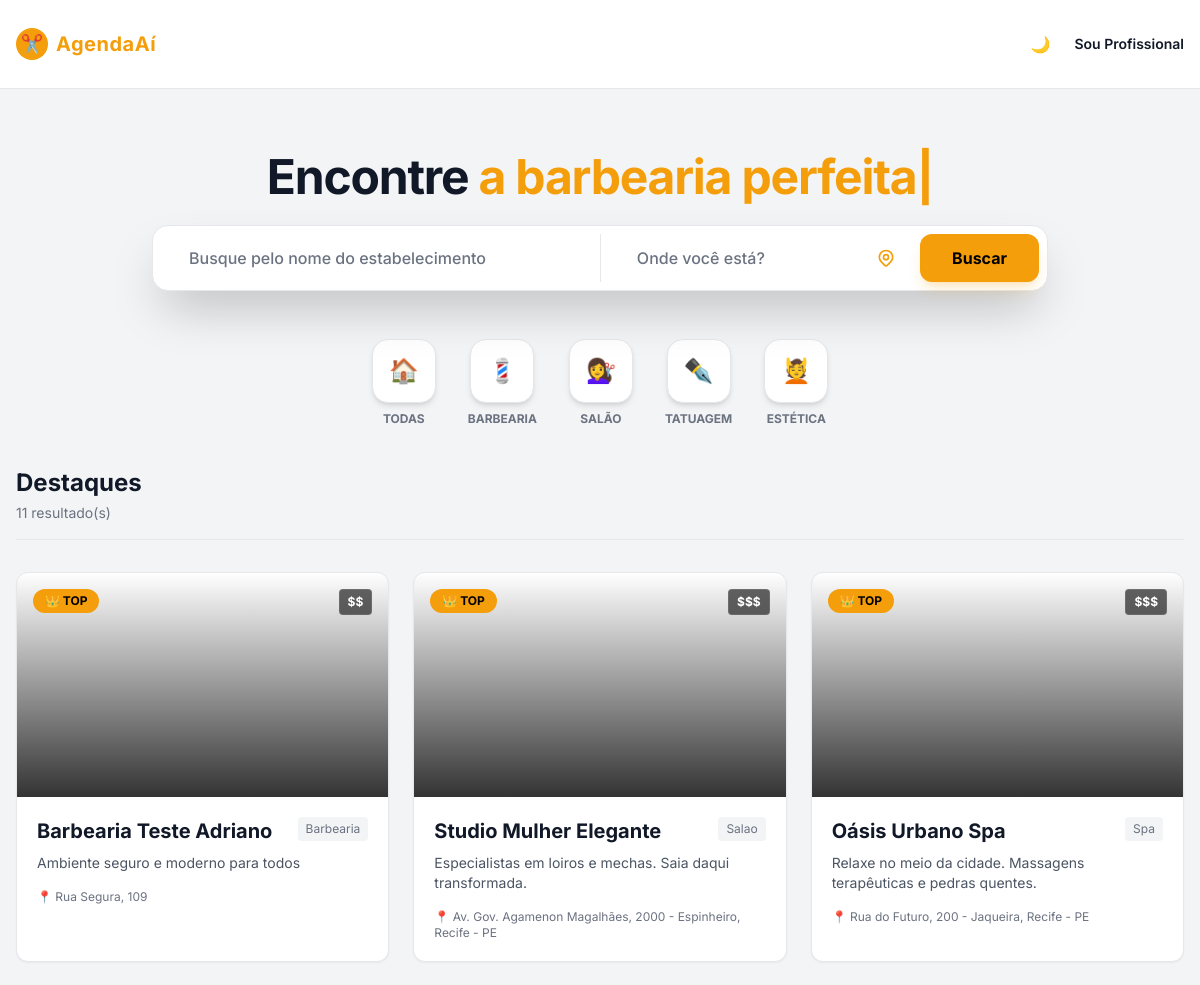
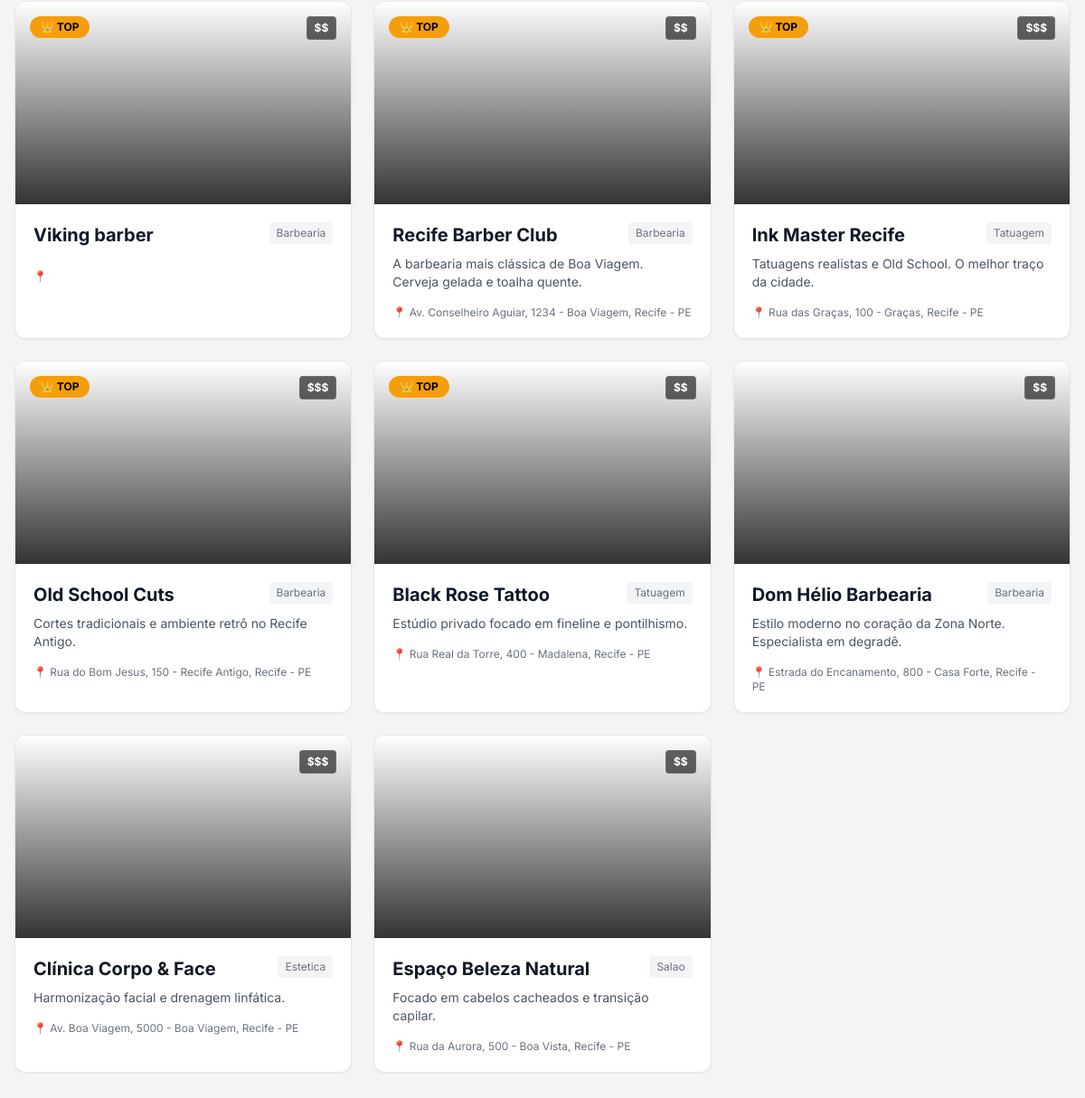
The page / on the database its author committed (2 pictures, top to bottom).
### tables this page shows
CREATE TABLE `estabelecimentos` (
  `id` int(11) NOT NULL,
  `nome_fantasia` varchar(100) NOT NULL,
  `descricao_curta` varchar(255) DEFAULT NULL,
  `endereco` varchar(255) DEFAULT NULL,
  `telefone` varchar(20) DEFAULT NULL,
  `foto_capa` varchar(500) DEFAULT NULL,
  `avaliacao` decimal(2,1) DEFAULT 5.0,
  `qtd_avaliacoes` int(11) DEFAULT 0,
  `faixa_preco` enum('$','$$','$$$') DEFAULT '$$',
  `tags` varchar(255) DEFAULT NULL,
  `status_conta` enum('ativo','suspenso','inadimplente') DEFAULT 'ativo',
  `data_vencimento` date NOT NULL,
  `criado_em` timestamp NOT NULL DEFAULT current_timestamp(),
  `categoria` enum('barbearia','salao','estetica','tatuagem','spa') DEFAULT 'barbearia',
  `horario_abertura` time DEFAULT '09:00:00',
  `horario_fechamento` time DEFAULT '19:00:00',
  `dias_funcionamento` varchar(255) DEFAULT '["1","2","3","4","5","6"]',
  `horario_almoco_inicio` time DEFAULT NULL,
  `horario_almoco_fim` time DEFAULT NULL
);

### includes/functions.php (called while the page is built, shortened)
<?php
function e($string) {
    return htmlspecialchars($string ?? '', ENT_QUOTES, 'UTF-8');
}
?>

### index.php (the view, shortened to what this page needs)
<?php
require_once 'config/database.php';
require_once 'includes/functions.php';
$busca = filter_input(INPUT_GET, 'q', FILTER_SANITIZE_SPECIAL_CHARS);
$local = filter_input(INPUT_GET, 'loc', FILTER_SANITIZE_SPECIAL_CHARS);
$categoria = filter_input(INPUT_GET, 'cat', FILTER_SANITIZE_SPECIAL_CHARS);
$sql = "SELECT * FROM estabelecimentos WHERE status_conta = 'ativo'";
$params = [];
$sql .= " ORDER BY avaliacao DESC";
try {
    $stmt = $pdo->prepare($sql);
    $stmt->execute($params);
    $lojas = $stmt->fetchAll();
} catch (PDOException $e) {
    die("Erro na consulta: " . $e->getMessage());
}
?>
<!DOCTYPE html>
<html lang="pt-br" class="dark">
<head>
    <script src="https://cdn.tailwindcss.com"></script>
</head>
<body class="bg-light-bg text-gray-900 dark:bg-dark-bg dark:text-white font-sans selection:bg-gold selection:text-black transition-colors duration-300">
    <nav class="w-full py-6 px-4 border-b border-light-border dark:border-dark-border/50 bg-light-surface dark:bg-dark-bg sticky top-0 z-50">
        <div class="max-w-7xl mx-auto flex justify-between items-center">
            <a href="index.php" class="flex items-center gap-2">
                <div class="bg-gold text-black w-8 h-8 flex items-center justify-center rounded-full font-bold text-lg">✂️</div>
                <span class="text-gold text-xl font-bold tracking-wide">AgendaAí</span>
            </a>
            <div class="flex items-center gap-4">
                <button id="theme-toggle" class="p-2 rounded-full hover:bg-gray-200 dark:hover:bg-gray-800 transition">
                    <span id="theme-icon">☀️</span>
                </button>
                <a href="login.php" class="text-sm font-semibold hover:text-gold transition">Sou Profissional</a>
            </div>
        </div>
    </nav>
    <div class="w-full flex flex-col items-center pt-16 pb-10 px-4 text-center">
        <h1 class="text-4xl md:text-5xl font-bold mb-6 tracking-tight h-20 md:h-auto">
            Encontre <span id="typewriter" class="text-gold"></span><span class="cursor-blink text-gold">|</span>
        </h1>
        <form action="index.php" method="GET" class="w-full max-w-4xl bg-white dark:bg-dark-surface border border-gray-200 dark:border-dark-border rounded-2xl p-2 flex flex-col md:flex-row gap-2 shadow-2xl dark:shadow-black/50 relative z-10">
            <div class="flex-[1.5] flex items-center px-4 py-3 bg-transparent md:border-r border-gray-200 dark:border-dark-border">
                <input type="text" name="q" value="<?= htmlspecialchars($busca ?? '') ?>"
                       placeholder="Busque pelo nome do estabelecimento"
                       class="w-full bg-transparent focus:outline-none placeholder-gray-500 font-medium">
            </div>
            <div class="flex-1 flex items-center px-4 py-3 bg-transparent relative">
                <input type="text" name="loc" id="location-input" value="<?= htmlspecialchars($local ?? '') ?>"
                       placeholder="Onde você está?"
                       class="w-full bg-transparent focus:outline-none placeholder-gray-500 font-medium pr-8">
                <button type="button" onclick="getLocation()" title="Usar localização" class="absolute right-2 p-2 text-gold hover:bg-gray-800 rounded-full transition group">
                </button>
            </div>
            <button type="submit" class="bg-gold text-black font-bold px-8 py-3 rounded-xl hover:bg-yellow-400 transition shadow-lg shadow-gold/20">
                Buscar
            </button>
        </form>
        <div class="mt-12 w-full max-w-4xl overflow-x-auto no-scrollbar">
            <div class="flex justify-start md:justify-center gap-4 md:gap-8 px-4 min-w-max">
                <a href="index.php" class="flex flex-col items-center gap-2 group cursor-pointer">
                    <div class="w-16 h-16 rounded-2xl bg-white dark:bg-dark-surface border border-gray-200 dark:border-dark-border flex items-center justify-center text-2xl group-hover:border-gold group-hover:scale-110 transition-all shadow-md">🏠</div>
                    <span class="text-xs font-bold text-gray-500 group-hover:text-gold uppercase">Todas</span>
                </a>
                <a href="index.php?cat=barbearia" class="flex flex-col items-center gap-2 group cursor-pointer">
                    <div class="w-16 h-16 rounded-2xl bg-white dark:bg-dark-surface border border-gray-200 dark:border-dark-border flex items-center justify-center text-2xl group-hover:border-gold group-hover:scale-110 transition-all shadow-md <?= $categoria == 'barbearia' ? 'border-gold ring-2 ring-gold/20' : '' ?>">💈</div>
                    <span class="text-xs font-bold text-gray-500 group-hover:text-gold uppercase">Barbearia</span>
                </a>
                <a href="index.php?cat=salao" class="flex flex-col items-center gap-2 group cursor-pointer">
                    <div class="w-16 h-16 rounded-2xl bg-white dark:bg-dark-surface border border-gray-200 dark:border-dark-border flex items-center justify-center text-2xl group-hover:border-gold group-hover:scale-110 transition-all shadow-md <?= $categoria == 'salao' ? 'border-gold ring-2 ring-gold/20' : '' ?>">💇‍♀️</div>
                    <span class="text-xs font-bold text-gray-500 group-hover:text-gold uppercase">Salão</span>
                </a>
                <a href="index.php?cat=tatuagem" class="flex flex-col items-center gap-2 group cursor-pointer">
                    <div class="w-16 h-16 rounded-2xl bg-white dark:bg-dark-surface border border-gray-200 dark:border-dark-border flex items-center justify-center text-2xl group-hover:border-gold group-hover:scale-110 transition-all shadow-md <?= $categoria == 'tatuagem' ? 'border-gold ring-2 ring-gold/20' : '' ?>">✒️</div>
                    <span class="text-xs font-bold text-gray-500 group-hover:text-gold uppercase">Tatuagem</span>
                </a>
                <a href="index.php?cat=estetica" class="flex flex-col items-center gap-2 group cursor-pointer">
                    <div class="w-16 h-16 rounded-2xl bg-white dark:bg-dark-surface border border-gray-200 dark:border-dark-border flex items-center justify-center text-2xl group-hover:border-gold group-hover:scale-110 transition-all shadow-md <?= $categoria == 'estetica' ? 'border-gold ring-2 ring-gold/20' : '' ?>">💆</div>
                    <span class="text-xs font-bold text-gray-500 group-hover:text-gold uppercase">Estética</span>
                </a>
            </div>
        </div>
    </div>
    <div class="max-w-7xl mx-auto px-4 pb-20">
        <div class="flex items-end justify-between mb-8 border-b border-gray-200 dark:border-dark-border pb-4">
            <div>
                <h2 class="text-2xl font-bold text-gray-900 dark:text-white">
                    <?= $categoria ? ucfirst($categoria) . 's' : 'Destaques' ?>
                </h2>
                <p class="text-gray-500 text-sm mt-1">
                    <?= count($lojas) ?> resultado(s) <?= $local ? "perto de <strong>$local</strong>" : "" ?>
                </p>
            </div>
        </div>
        <?php if (count($lojas) == 0): ?>
            <div class="text-center py-20">
                <p class="text-4xl mb-4">😢</p>
                <p class="text-gray-500">Nada encontrado.</p>
                <a href="index.php" class="text-gold hover:underline">Limpar filtros</a>
            </div>
        <?php else: ?>
            <div class="grid grid-cols-1 md:grid-cols-2 lg:grid-cols-3 gap-6">
                <?php foreach ($lojas as $loja): ?>
                <a href="perfil.php?id=<?= $loja['id'] ?>" class="group block bg-white dark:bg-dark-surface rounded-xl overflow-hidden border border-gray-200 dark:border-dark-border hover:border-gold dark:hover:border-gold transition-all duration-300 shadow-sm hover:shadow-xl hover:-translate-y-1">
                    <div class="h-56 w-full bg-cover bg-center relative" style="background-image: url('<?= empty($loja['foto_capa']) ? 'assets/img/default.jpg' : $loja['foto_capa'] ?>');">
                        <div class="absolute inset-0 bg-gradient-to-t from-black/80 to-transparent"></div>
                        <div class="absolute top-4 right-4 bg-black/60 backdrop-blur-md text-white text-xs font-bold px-2 py-1 rounded border border-white/10"><?= $loja['faixa_preco'] ?></div>
                        <?php if($loja['avaliacao'] >= 4.8): ?><div class="absolute top-4 left-4 bg-gold text-black text-xs font-bold px-3 py-1 rounded-full uppercase">👑 Top</div><?php endif; ?>
                    </div>
                    <div class="p-5">
                        <div class="flex justify-between items-start">
                            <h3 class="text-xl font-bold text-gray-900 dark:text-white group-hover:text-gold transition"><?= e($loja['nome_fantasia']) ?></h3>
                            <span class="text-xs bg-gray-100 dark:bg-gray-800 text-gray-500 px-2 py-1 rounded capitalize"><?= $loja['categoria'] ?></span>
                        </div>
                        <p class="text-gray-600 dark:text-gray-400 text-sm line-clamp-2 mt-2"><?= e($loja['descricao_curta']) ?></p>
                        <div class="flex items-center gap-2 mt-4 text-xs text-gray-500">
                            <span>📍 <?= e($loja['endereco']) ?></span>
                        </div>
                    </div>
                </a>
                <?php endforeach; ?>
            </div>
        <?php endif; ?>
    </div>
</body>
</html>

### index.php (style rules this page uses)
.no-scrollbar { -ms-overflow-style: none; scrollbar-width: none; }
.cursor-blink { animation: blink 1s step-end infinite; }

### rows shown on the page
estabelecimentos: faixa_preco "$$", avaliacao "👑 TOP", nome_fantasia "Barbearia Teste Adriano", categoria "Barbearia", descricao_curta "Ambiente seguro e moderno para todos", endereco "Rua Segura, 109"
estabelecimentos: faixa_preco "$$$", avaliacao "👑 TOP", nome_fantasia "Studio Mulher Elegante", categoria "Salao", descricao_curta "Especialistas em loiros e mechas. Saia daqui transformada.", endereco "Av. Gov. Agamenon Magalhães, 2000 - Espinheiro, Recife - PE"
estabelecimentos: faixa_preco "$$$", avaliacao "👑 TOP", nome_fantasia "Oásis Urbano Spa", categoria "Spa", descricao_curta "Relaxe no meio da cidade. Massagens terapêuticas e pedras quentes.", endereco "Rua do Futuro, 200 - Jaqueira, Recife - PE"
estabelecimentos: faixa_preco "$$", avaliacao "👑 TOP", nome_fantasia "Viking barber", categoria "Barbearia"
estabelecimentos: faixa_preco "$$", avaliacao "👑 TOP", nome_fantasia "Recife Barber Club", categoria "Barbearia", descricao_curta "A barbearia mais clássica de Boa Viagem. Cerveja gelada e toalha quente.", endereco "Av. Conselheiro Aguiar, 1234 - Boa Viagem, Recife - PE"
estabelecimentos: faixa_preco "$$$", avaliacao "👑 TOP", nome_fantasia "Ink Master Recife", categoria "Tatuagem", descricao_curta "Tatuagens realistas e Old School. O melhor traço da cidade.", endereco "Rua das Graças, 100 - Graças, Recife - PE"
estabelecimentos: faixa_preco "$$$", avaliacao "👑 TOP", nome_fantasia "Old School Cuts", categoria "Barbearia", descricao_curta "Cortes tradicionais e ambiente retrô no Recife Antigo.", endereco "Rua do Bom Jesus, 150 - Recife Antigo, Recife - PE"
estabelecimentos: faixa_preco "$$", avaliacao "👑 TOP", nome_fantasia "Black Rose Tattoo", categoria "Tatuagem", descricao_curta "Estúdio privado focado em fineline e pontilhismo.", endereco "Rua Real da Torre, 400 - Madalena, Recife - PE"
estabelecimentos: faixa_preco "$$", nome_fantasia "Dom Hélio Barbearia", categoria "Barbearia", descricao_curta "Estilo moderno no coração da Zona Norte. Especialista em degradê.", endereco "Estrada do Encanamento, 800 - Casa Forte, Recife - PE"
estabelecimentos: faixa_preco "$$$", nome_fantasia "Clínica Corpo & Face", categoria "Estetica", descricao_curta "Harmonização facial e drenagem linfática.", endereco "Av. Boa Viagem, 5000 - Boa Viagem, Recife - PE"
estabelecimentos: faixa_preco "$$", nome_fantasia "Espaço Beleza Natural", categoria "Salao", descricao_curta "Focado em cabelos cacheados e transição capilar.", endereco "Rua da Aurora, 500 - Boa Vista, Recife - PE"

### other values the page prints
count($lojas) "11"
